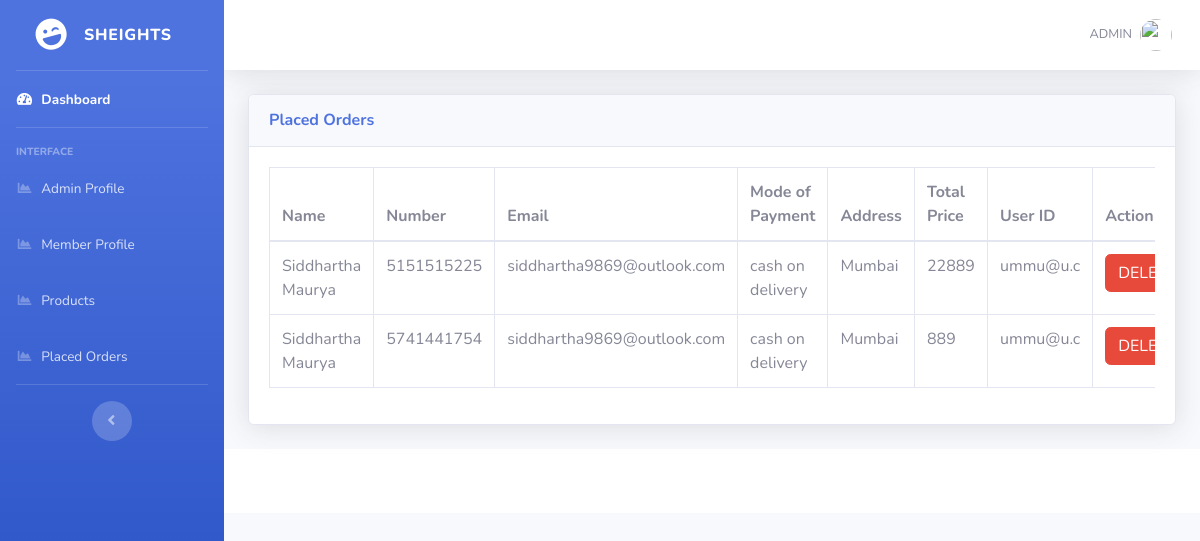
/dashboard/admin_orders.php, run on the app's committed database.
### tables this page shows
CREATE TABLE `order` (
  `id` int(255) NOT NULL,
  `name` varchar(50) NOT NULL,
  `number` varchar(10) NOT NULL,
  `email` varchar(40) NOT NULL,
  `method` varchar(50) NOT NULL,
  `address` varchar(100) NOT NULL,
  `total_products` varchar(255) NOT NULL,
  `total_price` varchar(255) NOT NULL,
  `payment_status` varchar(255) NOT NULL DEFAULT 'Pending',
  `user_id` varchar(255) NOT NULL
);

### dashboard/admin_orders.php (the view, shortened to what this page needs)
<?php
include('includes/header.php');
include('includes/navbar.php');
?>
<div class="container-fluid">
  <div class="card shadow mb-4">
    <div class="card-header py-3">
      <h6 class="m-0 font-weight-bold text-primary">Placed Orders
      </h6>
    </div>
    <div class="card-body">
      <div class="table-responsive">
        <?php
        $connection = mysqli_connect("localhost", "root", "", "sheights");
        $query = "SELECT * FROM `order`";
        $query_run = mysqli_query($connection, $query);
        ?>
        <table class="table table-bordered" id="dataTable" width="100%" cellspacing="0">
          <thead>
            <tr>
              <th> Name </th>
              <th> Number </th>
              <th>Email</th>
              <th>Mode of Payment </th>
              <th>Address </th>
              <th>Total Price </th>
              <th>User ID</th>
              <th>Action</th>
            </tr>
          </thead>
          <tbody>
            <?php
            if (mysqli_num_rows($query_run) > 0) {
              while ($row = mysqli_fetch_assoc($query_run)) {
            ?>
                <tr>
                  <td>
                    <?php echo $row['name']; ?>
                  </td>
                  <td>
                    <?php echo $row['number']; ?>
                  </td>
                  <td>
                    <?php echo $row['email']; ?>
                  </td>
                  <td>
                    <?php echo $row['method']; ?>
                  </td>
                  <td>
                    <?php echo $row['address']; ?>
                  </td>
                  <td>
                    <?php echo $row['total_price']; ?>
                  </td>
                  <td>
                    <?php echo $row['user_id']; ?>
                  </td>
                  <td>
                    <form action="" method="post">
                      <button type="submit" name="delete_btn" class="btn btn-danger"> DELETE</button>
                    </form>
                  </td>
                </tr>
            <?php
              }
            } else "NO Record Found";
            ?>
          </tbody>
        </table>
      </div>
    </div>
  </div>
</div>
<?php
include('includes/footer.php');
?>

### data on the page
order: name "Siddhartha Maurya", number "5151515225", email "siddhartha9869@outlook.com", method "cash on delivery", address "Mumbai", total_price "22889", user "ummu@u.c"
order: name "Siddhartha Maurya", number "5741441754", email "siddhartha9869@outlook.com", method "cash on delivery", address "Mumbai", total_price "889", user "ummu@u.c"
